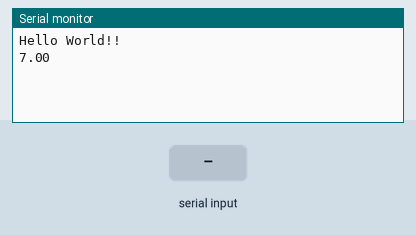
The sketch below on a simulated Arduino Uno, built with avr-gcc and run on an emulated ATmega328P. On the bench: the last lines printed to the serial monitor. Inputs (shaded band) come from the test bench. Random numbers use the default seed unless the sketch sets one.

Above: at 1.2 s.
1.3 s: byte 30 received over Serial
At 2.5 s:
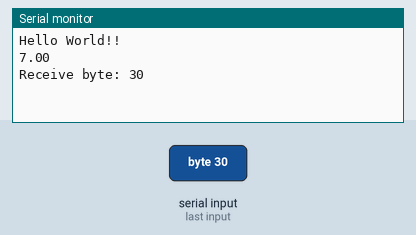
2.8 s: byte 90 received over Serial
At 3.8 s:
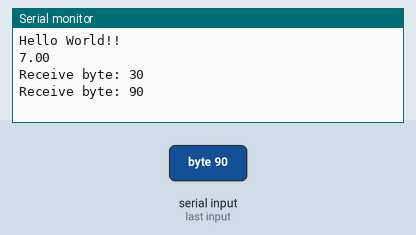
4.3 s: byte 120 received over Serial
At 4.9 s:
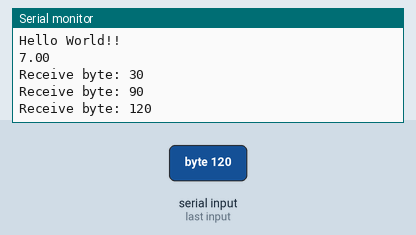

The sketch:

arduino_hello.ino
```cpp
float f=10;
float *p=&f;
int incomingByte=0;

void setup() {
  // put your setup code here, to run once:
  Serial.begin(9600);
  Serial.println("Hello World!!");
  float rand = random(50);

  f = rand;
  Serial.println(*p);
//  Serial.println(rand);


}

void loop() {
  // put your main code here, to run repeatedly:
  if (Serial.available()>0){
    incomingByte = Serial.read();

    Serial.print("Receive byte: ");
    Serial.println(incomingByte);
  }
}
```

Measured:
- after the input at 1.3 s, the serial monitor: prints a new line at once (image 1)
- after the input at 2.8 s, the serial monitor: prints a new line at once (image 2)
- after the input at 4.3 s, the serial monitor: prints a new line at once (image 3)
